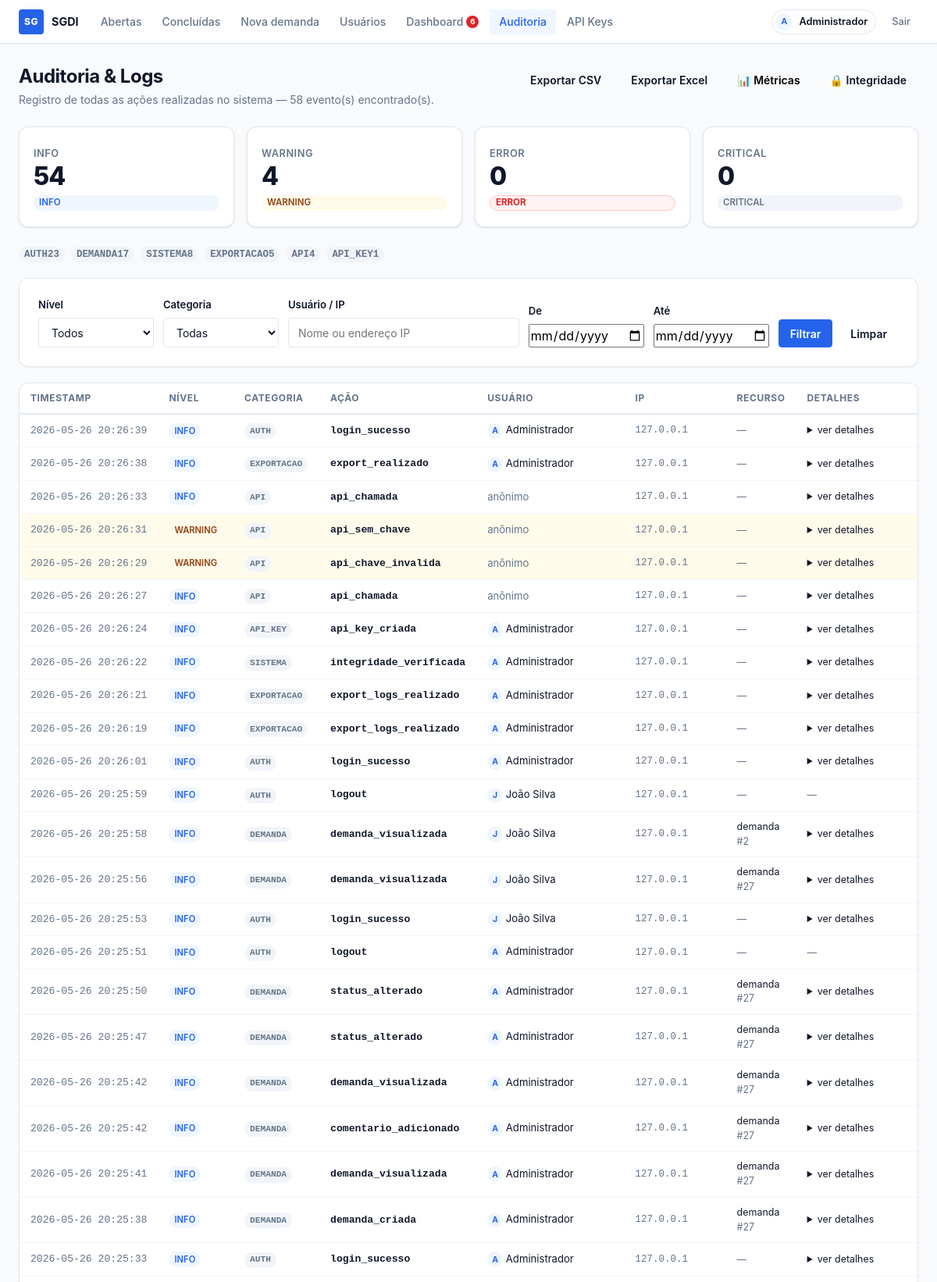
Screenshot of /auditoria (signed in, upper part) with the database file from the repository.
### tables this page shows
CREATE TABLE logs_sistema (
            id             INTEGER PRIMARY KEY AUTOINCREMENT,
            timestamp      TEXT NOT NULL DEFAULT (datetime('now','localtime')),
            nivel          TEXT NOT NULL DEFAULT 'INFO',
            categoria      TEXT NOT NULL,
            acao           TEXT NOT NULL,
            usuario_id     INTEGER REFERENCES usuarios(id),
            usuario_nome   TEXT,
            ip             TEXT,
            recurso_tipo   TEXT,
            recurso_id     INTEGER,
            detalhes       TEXT,
            hash_anterior  TEXT,
            hash_registro  TEXT
        , session_id TEXT);

### app.py (the view)
@app.route("/auditoria")
@login_required
def auditoria():
    nivel     = request.args.get("nivel", "").strip()
    categoria = request.args.get("categoria", "").strip()
    usuario_f = request.args.get("usuario", "").strip()
    data_ini  = request.args.get("data_ini", "").strip()
    data_fim  = request.args.get("data_fim", "").strip()
    pagina    = max(int(request.args.get("pagina", 1)), 1)
    por_pagina = 50
    clauses, params = [], []
    if nivel:
        clauses.append("nivel = ?");    params.append(nivel)
    if categoria:
        clauses.append("categoria = ?"); params.append(categoria)
    if usuario_f:
        clauses.append("(usuario_nome LIKE ? OR ip LIKE ?)");
        params += [f"%{usuario_f}%", f"%{usuario_f}%"]
    if data_ini:
        clauses.append("timestamp >= ?"); params.append(data_ini + " 00:00:00")
    if data_fim:
        clauses.append("timestamp <= ?"); params.append(data_fim + " 23:59:59")
    where = ("WHERE " + " AND ".join(clauses)) if clauses else ""
    conn = get_db()
    try:
        total = conn.execute(
            f"SELECT COUNT(*) FROM logs_sistema {where}", params
        ).fetchone()[0]
        offset = (pagina - 1) * por_pagina
        logs = conn.execute(
            f"""
            SELECT id, timestamp, nivel, categoria, acao,
                   usuario_nome, ip, recurso_tipo, recurso_id, detalhes
            FROM logs_sistema {where}
            ORDER BY id DESC
            LIMIT ? OFFSET ?
            """,
            params + [por_pagina, offset],
        ).fetchall()
        contadores = {r["nivel"]: r["total"] for r in conn.execute(
            "SELECT nivel, COUNT(*) as total FROM logs_sistema GROUP BY nivel"
        ).fetchall()}
        por_categoria = {r["categoria"]: r["total"] for r in conn.execute(
            "SELECT categoria, COUNT(*) as total FROM logs_sistema GROUP BY categoria ORDER BY total DESC"
        ).fetchall()}
        usuarios_lista = conn.execute(
            "SELECT DISTINCT usuario_nome FROM logs_sistema WHERE usuario_nome IS NOT NULL ORDER BY usuario_nome"
        ).fetchall()
    finally:
        conn.close()
    total_paginas = max((total + por_pagina - 1) // por_pagina, 1)
    return render_template(
        "auditoria.html",
        logs=logs,
        total=total,
        pagina=pagina,
        total_paginas=total_paginas,
        por_pagina=por_pagina,
        contadores=contadores,
        por_categoria=por_categoria,
        usuarios_lista=usuarios_lista,
        filtros={
            "nivel": nivel, "categoria": categoria,
            "usuario": usuario_f, "data_ini": data_ini, "data_fim": data_fim,
        },
        niveis=["INFO", "WARNING", "ERROR", "CRITICAL"],
        categorias=["AUTH", "DEMANDA", "API", "SEGURANCA", "EXPORTACAO", "API_KEY", "USUARIO", "SISTEMA"],
    )

### app.py (called while the page is built)
def login_required(f):
    @wraps(f)
    def decorated(*args, **kwargs):
        if "usuario_id" not in session:
            flash("Faça login para continuar.")
            return redirect(url_for("login"))
        return f(*args, **kwargs)
    return decorated

@app.context_processor
def inject_globals():
    if "csrf_token" not in session:
        session["csrf_token"] = secrets.token_hex(32)
    return {
        "csrf_token": session["csrf_token"],
        "usuario_logado": {
            "id": session.get("usuario_id"),
            "nome": session.get("usuario_nome"),
            "username": session.get("usuario_username"),
        } if "usuario_id" in session else None,
    }

def get_db():
    return get_db_connection()

### database.py (called while the page is built)
def get_db_connection():
    conn = sqlite3.connect(DB_PATH)
    conn.row_factory = sqlite3.Row
    conn.execute("PRAGMA foreign_keys = ON")
    return conn

### templates/auditoria.html (shortened to what this page needs)
{% extends "base.html" %}
{% block content %}
<div class="page-header">
    <div>
        <h1>Auditoria &amp; Logs</h1>
        <p class="page-header__sub">Registro de todas as ações realizadas no sistema — {{ total }} evento(s) encontrado(s).</p>
    </div>
    <div class="page-header__actions" style="display:flex;gap:8px;flex-wrap:wrap">
        <a href="{{ url_for('auditoria_export', **filtros) }}" class="btn btn--outline">
            Exportar CSV
        </a>
        <a href="{{ url_for('auditoria_export', format='xlsx', **filtros) }}" class="btn btn--outline">
            Exportar Excel
        </a>
        <button id="btn-metricas" class="btn btn--outline" onclick="toggleMetricas()">
            📊 Métricas
        </button>
        <a href="/api/admin/integridade" id="btn-integridade" class="btn btn--outline" target="_blank"
           title="Verificar integridade da cadeia de hashes dos logs">
            🔒 Integridade
        </a>
    </div>
</div>
<div class="kpi-grid" style="grid-template-columns:repeat(4,1fr);margin-bottom:20px">
    {% set nivel_styles = {
        'INFO':     ('chip--open',     'INFO'),
        'WARNING':  ('chip--andamento','WARNING'),
        'ERROR':    ('chip--critica',  'ERROR'),
        'CRITICAL': ('chip--cancelada','CRITICAL'),
    } %}
    {% for nivel_k, (cls, label) in nivel_styles.items() %}
    <div class="kpi-card">
        <div class="kpi-card__label">{{ label }}</div>
        <div class="kpi-card__value">{{ contadores.get(nivel_k, 0) }}</div>
        <span class="chip {{ cls }}" style="font-size:0.72rem;margin-top:4px">{{ nivel_k }}</span>
    </div>
    {% endfor %}
</div>
<div style="display:flex;flex-wrap:wrap;gap:8px;margin-bottom:20px">
    {% for cat, cnt in por_categoria.items() %}
    <a href="{{ url_for('auditoria', categoria=cat) }}"
       style="text-decoration:none">
        <span class="chip chip--id" style="font-size:0.78rem;cursor:pointer">
            {{ cat }} <strong>{{ cnt }}</strong>
        </span>
    </a>
    {% endfor %}
</div>
<div class="card" style="margin-bottom:20px">
    <div class="card__body">
        <form method="GET" action="{{ url_for('auditoria') }}"
              style="display:flex;flex-wrap:wrap;gap:12px;align-items:flex-end">
            <div class="field-group" style="min-width:120px;flex:1">
                <label class="field-label">Nível</label>
                <select name="nivel">
                    <option value="">Todos</option>
                </select>
            </div>
            <div class="field-group" style="min-width:140px;flex:1">
                <label class="field-label">Categoria</label>
                <select name="categoria">
                    <option value="">Todas</option>
                </select>
            </div>
            <div class="field-group" style="min-width:160px;flex:2">
                <label class="field-label">Usuário / IP</label>
                <input type="text" name="usuario" placeholder="Nome ou endereço IP"
                       value="{{ filtros.usuario }}">
            </div>
            <div class="field-group" style="min-width:140px;flex:1">
                <label class="field-label">De</label>
                <input type="date" name="data_ini" value="{{ filtros.data_ini }}">
            </div>
            <div class="field-group" style="min-width:140px;flex:1">
                <label class="field-label">Até</label>
                <input type="date" name="data_fim" value="{{ filtros.data_fim }}">
            </div>
            <div style="display:flex;gap:8px">
                <button type="submit" class="btn btn--primary">Filtrar</button>
                <a href="{{ url_for('auditoria') }}" class="btn btn--outline">Limpar</a>
            </div>
        </form>
    </div>
</div>
<div class="card">
    <div class="card__body" style="overflow-x:auto;padding:0">
        {% if logs %}
        <table class="data-table" style="font-size:0.82rem">
            <thead>
                <tr>
                    <th style="width:140px">Timestamp</th>
                    <th style="width:90px">Nível</th>
                    <th style="width:110px">Categoria</th>
                    <th style="width:180px">Ação</th>
                    <th>Usuário</th>
                    <th style="width:130px">IP</th>
                    <th style="width:80px">Recurso</th>
                    <th>Detalhes</th>
                </tr>
            </thead>
            <tbody>
                {% for entry in logs %}
                {% set nivel_row = entry['nivel'] %}
                {% set row_bg = {
                    'CRITICAL': 'background:#fff5f5',
                    'ERROR':    'background:#fff5f5',
                    'WARNING':  'background:#fffbeb',
                }.get(nivel_row, '') %}
                <tr style="{{ row_bg }}">
                    <td style="font-family:monospace;white-space:nowrap;color:var(--text-muted)">
                        {{ entry['timestamp'] }}
                    </td>
                    <td>
                        {% if nivel_row == 'CRITICAL' %}
                            <span class="chip chip--cancelada" style="font-size:0.70rem">CRITICAL</span>
                        {% elif nivel_row == 'ERROR' %}
                            <span class="chip chip--critica" style="font-size:0.70rem">ERROR</span>
                        {% elif nivel_row == 'WARNING' %}
                            <span class="chip chip--andamento" style="font-size:0.70rem">WARNING</span>
                        {% else %}
                            <span class="chip chip--open" style="font-size:0.70rem">INFO</span>
                        {% endif %}
                    </td>
                    <td>
                        <span class="chip chip--id" style="font-size:0.70rem">{{ entry['categoria'] }}</span>
                    </td>
                    <td style="font-family:monospace;font-weight:600;color:var(--text-body)">
                        {{ entry['acao'] }}
                    </td>
                    <td style="color:var(--text-body)">
                        {% if entry['usuario_nome'] %}
                            <span class="avatar avatar--sm" style="font-size:0.65rem;width:20px;height:20px">
                                {{ entry['usuario_nome'][0] }}
                            </span>
                            {{ entry['usuario_nome'] }}
                        {% else %}
                            <span style="color:var(--text-muted)">anônimo</span>
                        {% endif %}
                    </td>
                    <td style="font-family:monospace;font-size:0.78rem;color:var(--text-muted)">
                        {{ entry['ip'] or '—' }}
                    </td>
                    <td style="font-size:0.78rem">
                        {% if entry['recurso_tipo'] %}
                            <span style="color:var(--primary)">{{ entry['recurso_tipo'] }}</span>
                            {% if entry['recurso_id'] %}
                                <span style="color:var(--text-muted)">#{{ entry['recurso_id'] }}</span>
                            {% endif %}
                        {% else %}
                            <span style="color:var(--text-muted)">—</span>
                        {% endif %}
                    </td>
                    <td style="max-width:260px">
                        {% if entry['detalhes'] and entry['detalhes'] != '{}' %}
                        <details>
                            <summary style="cursor:pointer;font-size:0.78rem;color:var(--primary)">
                                ver detalhes
                            </summary>
                        </details>
                        {% else %}
                            <span style="color:var(--text-muted);font-size:0.78rem">—</span>
                        {% endif %}
                    </td>
                </tr>
                {% endfor %}
            </tbody>
        </table>
        {% else %}
        <div class="empty-state" style="padding:40px 16px">
            <h3>Nenhum evento registrado com os filtros aplicados.</h3>
            <p>Tente ampliar o intervalo de datas ou remover os filtros.</p>
        </div>
        {% endif %}
    </div>
</div>
{% endblock %}

### rows the page displays
logs_sistema: cat "DEMANDA", id "17"
logs_sistema: categoria "SISTEMA", id "8"
logs_sistema: categoria "API_KEY", usuario "1", timestamp "2026-05-26 20:26:24", nivel "INFO", acao "api_key_criada", usuario_nome "A", usuario_nome "Administrador", ip "127.0.0.1"
logs_sistema: timestamp "2026-05-26 20:26:39", nivel "INFO", categoria "AUTH", acao "login_sucesso", usuario_nome "A", usuario_nome "Administrador", ip "127.0.0.1"
logs_sistema: timestamp "2026-05-26 20:26:38", nivel "INFO", categoria "EXPORTACAO", acao "export_realizado", usuario_nome "A", usuario_nome "Administrador", ip "127.0.0.1"
logs_sistema: timestamp "2026-05-26 20:26:33", nivel "INFO", categoria "API", acao "api_chamada", shows "anônimo", ip "127.0.0.1"
logs_sistema: timestamp "2026-05-26 20:26:31", nivel "WARNING", categoria "API", acao "api_sem_chave", shows "anônimo", ip "127.0.0.1"
logs_sistema: timestamp "2026-05-26 20:26:29", nivel "WARNING", categoria "API", acao "api_chave_invalida", shows "anônimo", ip "127.0.0.1"
logs_sistema: timestamp "2026-05-26 20:26:27", nivel "INFO", categoria "API", acao "api_chamada", shows "anônimo", ip "127.0.0.1"
logs_sistema: timestamp "2026-05-26 20:26:22", nivel "INFO", categoria "SISTEMA", acao "integridade_verificada", usuario_nome "A", usuario_nome "Administrador", ip "127.0.0.1"
logs_sistema: timestamp "2026-05-26 20:26:21", nivel "INFO", categoria "EXPORTACAO", acao "export_logs_realizado", usuario_nome "A", usuario_nome "Administrador", ip "127.0.0.1"
logs_sistema: timestamp "2026-05-26 20:26:19", nivel "INFO", categoria "EXPORTACAO", acao "export_logs_realizado", usuario_nome "A", usuario_nome "Administrador", ip "127.0.0.1"
logs_sistema: timestamp "2026-05-26 20:26:01", nivel "INFO", categoria "AUTH", acao "login_sucesso", usuario_nome "A", usuario_nome "Administrador", ip "127.0.0.1"
logs_sistema: timestamp "2026-05-26 20:25:59", nivel "INFO", categoria "AUTH", acao "logout", usuario_nome "J", usuario_nome "João Silva", ip "127.0.0.1"
logs_sistema: timestamp "2026-05-26 20:25:58", nivel "INFO", categoria "DEMANDA", acao "demanda_visualizada", usuario_nome "J", usuario_nome "João Silva", ip "127.0.0.1", recurso_tipo "demanda", recurso_id "2"
logs_sistema: timestamp "2026-05-26 20:25:56", nivel "INFO", categoria "DEMANDA", acao "demanda_visualizada", usuario_nome "J", usuario_nome "João Silva", ip "127.0.0.1", recurso_tipo "demanda", recurso_id "27"
logs_sistema: timestamp "2026-05-26 20:25:53", nivel "INFO", categoria "AUTH", acao "login_sucesso", usuario_nome "J", usuario_nome "João Silva", ip "127.0.0.1"
logs_sistema: timestamp "2026-05-26 20:25:51", nivel "INFO", categoria "AUTH", acao "logout", usuario_nome "A", usuario_nome "Administrador", ip "127.0.0.1"
logs_sistema: timestamp "2026-05-26 20:25:50", nivel "INFO", categoria "DEMANDA", acao "status_alterado", usuario_nome "A", usuario_nome "Administrador", ip "127.0.0.1", recurso_tipo "demanda", recurso_id "27"
logs_sistema: timestamp "2026-05-26 20:25:47", nivel "INFO", categoria "DEMANDA", acao "status_alterado", usuario_nome "A", usuario_nome "Administrador", ip "127.0.0.1", recurso_tipo "demanda", recurso_id "27"
logs_sistema: timestamp "2026-05-26 20:25:42", nivel "INFO", categoria "DEMANDA", acao "demanda_visualizada", usuario_nome "A", usuario_nome "Administrador", ip "127.0.0.1", recurso_tipo "demanda", recurso_id "27"
logs_sistema: timestamp "2026-05-26 20:25:42", nivel "INFO", categoria "DEMANDA", acao "comentario_adicionado", usuario_nome "A", usuario_nome "Administrador", ip "127.0.0.1", recurso_tipo "demanda", recurso_id "27"
logs_sistema: timestamp "2026-05-26 20:25:41", nivel "INFO", categoria "DEMANDA", acao "demanda_visualizada", usuario_nome "A", usuario_nome "Administrador", ip "127.0.0.1", recurso_tipo "demanda", recurso_id "27"
logs_sistema: timestamp "2026-05-26 20:25:38", nivel "INFO", categoria "DEMANDA", acao "demanda_criada", usuario_nome "A", usuario_nome "Administrador", ip "127.0.0.1", recurso_tipo "demanda", recurso_id "27"
logs_sistema: timestamp "2026-05-26 20:25:33", nivel "INFO", categoria "AUTH", acao "login_sucesso", usuario_nome "A", usuario_nome "Administrador", ip "127.0.0.1"

### other values shown
{{ usuario_logado.nome[0] }} "A"
{{ usuario_logado.nome }} "Administrador"
{{ total }} "58"
{{ label }} "INFO" "WARNING" "ERROR" "CRITICAL"
{{ contadores.get(nivel_k, 0) }} "54" "4" "0" "0"
{{ nivel_k }} "INFO" "WARNING" "ERROR" "CRITICAL"
{{ cat }} "AUTH" "EXPORTACAO" "API"
{{ cnt }} "23" "5" "4"
